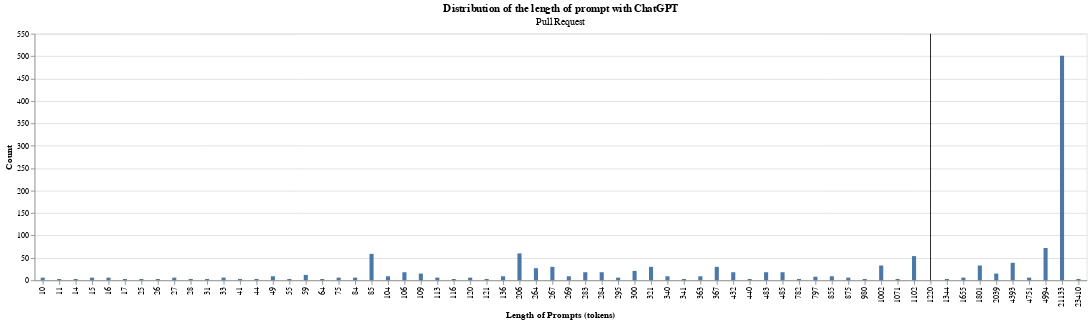

Here is the notebook cell this chart was saved with:
### Code cell
# Checking histogarm
inter_bar = alt.Chart(df_url_prompt).mark_bar(size=5).encode(
    x=alt.X(
        "mean:N",
        title="Length of Prompts (tokens)",
    ),
    y=alt.Y("count", title="Count"),
).properties(
    title={
        "text": "Distribution of the length of prompt with ChatGPT",
        "subtitle": "Pull Request"
    }
)

rule = alt.Chart(df_url_prompt).mark_rule().encode(
    x=alt.X(
        'mean:N',
        aggregate="mean",
        type='nominal',
        axis=alt.Axis(format="2d")
    ),
)

alt.layer(inter_bar, rule)

### Figure 1 — Vega-Lite specification as saved in the notebook (floating-point values rounded to 4 significant figures)
{"config": {"view": {"continuousWidth": 300, "continuousHeight": 300}}, "layer": [{"mark": {"type": "bar", "size": 5}, "encoding": {"x": {"field": "mean", "title": "Length of Prompts (tokens)", "type": "nominal"}, "y": {"field": "count", "title": "Count", "type": "quantitative"}}, "title": {"text": "Distribution of the length of prompt with ChatGPT", "subtitle": "Pull Request"}}, {"mark": {"type": "rule"}, "encoding": {"x": {"aggregate": "mean", "axis": {"format": "2d"}, "field": "mean", "type": "nominal"}}}], "data": {"name": "data-d739b2b9c7962576ec0114fe5661046d"}, "$schema": "https://vega.github.io/schema/vega-lite/v5.20.1.json", "datasets": {"data-d739b2b9c7962576ec0114fe5661046d": [{"RepoName": "ActivityWatch/aw-server", "mean": 116.0, "count": 3}, {"RepoName": "AndyGrant/OpenBench", "mean": 31.0, "count": 3}, {"RepoName": "AntonOsika/gpt-engineer", "mean": 1102.0, "count": 54}, {"RepoName": "D3Zyre/Copy-All-Files-From-Folder", "mean": 113.0, "count": 6}, {"RepoName": "Delgan/loguru", "mean": 269.0, "count": 9}, {"RepoName": "Elucidation/mapf-multiagent-robot-planning", "mean": 283.0, "count": 18}, {"RepoName": "Email-Generation/email_generation", "mean": 21130.0, "count": 501}, {"RepoName": "GreyDGL/PentestGPT", "mean": 4751.0, "count": 6}, {"RepoName": "HaroldMitts/VoAIce", "mean": 41.0, "count": 3}, {"RepoName": "Hochfrequenz/kohlrahbi", "mean": 17.0, "count": 3}, {"RepoName": "MauriceLe/PIMS", "mean": 23410.0, "count": 3}, {"RepoName": "NA-MIC/ProjectWeek", "mean": 25.0, "count": 3}, {"RepoName": "OpenAdaptAI/OpenAdapt", "mean": 85.03, "count": 59}, {"RepoName": "PromtEngineer/localGPT", "mean": 4393.0, "count": 39}, {"RepoName": "RND247/Pype-Synthetic-Data-for-Testing", "mean": 33.0, "count": 6}, {"RepoName": "SafEight/wdm-project", "mean": 84.0, "count": 6}, {"RepoName": "Shreya-R-Dixit-Memorial-Foundation/EyeDaV2", "mean": 10.0, "count": 3}, {"RepoName": "Significant-Gravitas/Auto-GPT", "mean": 44.0, "count": 3}, {"RepoName": "SuffolkLITLab/docassemble-ALToolbox", "mean": 49.0, "count": 9}, {"RepoName": "aahnik/temple-web", "mean": 121.0, "count": 3}, {"RepoName": "aiplanethub/genai-stack", "mean": 11.0, "count": 3}, {"RepoName": "app-sre/qontract-reconcile", "mean": 109.0, "count": 15}, {"RepoName": "bancaditalia/black-it", "mean": 341.0, "count": 3}, {"RepoName": "bbelderbos/htmx-demo", "mean": 340.0, "count": 9}, {"RepoName": "chitalian/gptask", "mean": 980.0, "count": 3}, {"RepoName": "comfyanonymous/ComfyUI", "mean": 28.0, "count": 3}, {"RepoName": "davidusb-geek/emhass", "mean": 363.0, "count": 9}, {"RepoName": "dobbelina/repository.dobbelina", "mean": 875.0, "count": 6}, {"RepoName": "dtch1997/gpt-text-gym", "mean": 1002.0, "count": 33}, {"RepoName": "embedchain/embedchain", "mean": 15.0, "count": 3}, {"RepoName": "gorillamania/AICodeBot", "mean": 321.0, "count": 30}, {"RepoName": "icecube/pisa", "mean": 55.0, "count": 3}, {"RepoName": "internetarchive/openlibrary", "mean": 855.0, "count": 9}, {"RepoName": "jasonacox/Powerwall-Dashboard", "mean": 482.7, "count": 18}, {"RepoName": "jefftriplett/frontmatter-cli", "mean": 485.0, "count": 18}, {"RepoName": "karpathy/ng-video-lecture", "mean": 295.0, "count": 6}, {"RepoName": "kroitor/asciichart", "mean": 1344.0, "count": 3}, {"RepoName": "kukulich/home-assistant-jablotron100", "mean": 64.0, "count": 3}, {"RepoName": "langchain-ai/langchain", "mean": 300.0, "count": 21}, {"RepoName": "livingbio/gpt-fn", "mean": 75.0, "count": 6}, {"RepoName": "meltyyyyy/ICR-2023", "mean": 432.0, "count": 18}, {"RepoName": "mesonbuild/meson", "mean": 14.0, "count": 3}, {"RepoName": "metaphorsystems/metaphor-python", "mean": 1655.0, "count": 6}, {"RepoName": "microsoft/visionmetrics", "mean": 10.0, "count": 3}, {"RepoName": "monarch-initiative/oai-monarch-plugin", "mean": 27.0, "count": 3}, {"RepoName": "mpoon/gpt-repository-loader", "mean": 782.0, "count": 3}, {"RepoName": "mprib/pyxy3d", "mean": 284.0, "count": 18}, {"RepoName": "nuhmanpk/Webtrench", "mean": 59.0, "count": 12}, {"RepoName": "omegaui/linux-voice-control", "mean": 1801.0, "count": 33}, {"RepoName": "paul-gauthier/aider", "mean": 15.5, "count": 6}, {"RepoName": "related-sciences/nxontology-ml", "mean": 1071.0, "count": 3}, {"RepoName": "roslinmahmud/easy-hire-backend", "mean": 26.0, "count": 3}, {"RepoName": "simonw/asgi-proxy-lib", "mean": 367.0, "count": 30}, {"RepoName": "simonw/datasette-render-markdown", "mean": 264.0, "count": 27}, {"RepoName": "simonw/llm-replicate", "mean": 120.0, "count": 6}, {"RepoName": "simonw/sqlite-utils", "mean": 106.0, "count": 18}, {"RepoName": "simonw/symbex", "mean": 267.2, "count": 30}, {"RepoName": "simonw/ttok", "mean": 440.0, "count": 3}, {"RepoName": "sugi-01096/72", "mean": 797.0, "count": 8}, {"RepoName": "teremterem/botmerger", "mean": 136.0, "count": 9}, {"RepoName": "theonlysam/blackjack", "mean": 15.0, "count": 3}, {"RepoName": "tinygrad/tinygrad", "mean": 2039.0, "count": 15}, {"RepoName": "udayhello/handwritten1", "mean": 4994.0, "count": 72}, {"RepoName": "uuid6/prototypes", "mean": 206.0, "count": 60}, {"RepoName": "wafflestudio/wacruit-server", "mean": 27.0, "count": 3}, {"RepoName": "welfare-state-analytics/riksdagen-corpus", "mean": 104.0, "count": 9}]}}
